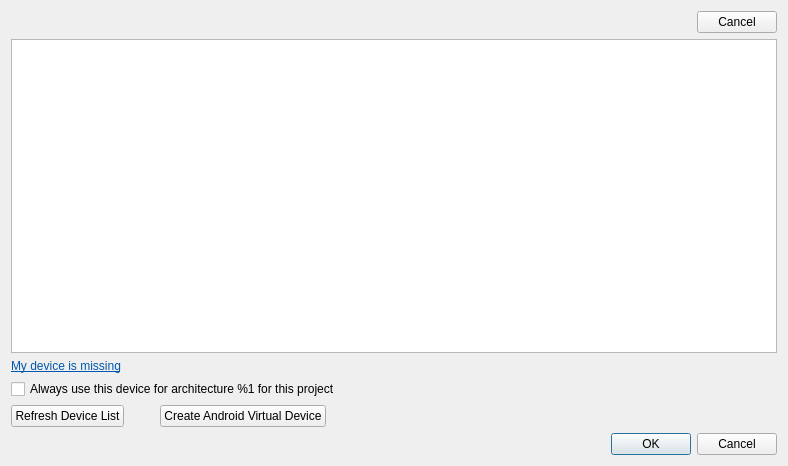
<?xml version="1.0" encoding="UTF-8"?>
<ui version="4.0">
 <class>Android::Internal::AndroidDeviceDialog</class>
 <widget class="QDialog" name="Android::Internal::AndroidDeviceDialog">
  <property name="geometry">
   <rect>
    <x>0</x>
    <y>0</y>
    <width>788</width>
    <height>466</height>
   </rect>
  </property>
  <property name="windowTitle">
   <string>Select Android Device</string>
  </property>
  <layout class="QGridLayout" name="gridLayout">
   <item row="6" column="2">
    <spacer name="horizontalSpacer">
     <property name="orientation">
      <enum>Qt::Horizontal</enum>
     </property>
     <property name="sizeHint" stdset="0">
      <size>
       <width>40</width>
       <height>20</height>
      </size>
     </property>
    </spacer>
   </item>
   <item row="2" column="0" colspan="2">
    <widget class="QCheckBox" name="defaultDeviceCheckBox">
     <property name="toolTip">
      <string>This can be later reset in deployment settings in the Projects mode.</string>
     </property>
     <property name="text">
      <string>Always use this device for architecture %1 for this project</string>
     </property>
    </widget>
   </item>
   <item row="0" column="0" colspan="4">
    <widget class="QStackedWidget" name="stackedWidget">
     <property name="currentIndex">
      <number>0</number>
     </property>
     <widget class="QWidget" name="devicesPage">
      <layout class="QGridLayout" name="gridLayout_3">
       <property name="leftMargin">
        <number>0</number>
       </property>
       <property name="topMargin">
        <number>0</number>
       </property>
       <property name="rightMargin">
        <number>0</number>
       </property>
       <property name="bottomMargin">
        <number>0</number>
       </property>
       <item row="1" column="0" colspan="2">
        <widget class="QTreeView" name="deviceView">
         <property name="minimumSize">
          <size>
           <width>600</width>
           <height>300</height>
          </size>
         </property>
        </widget>
       </item>
       <item row="2" column="0" colspan="2">
        <widget class="QLabel" name="missingLabel">
         <property name="text">
          <string>&lt;html&gt;&lt;head/&gt;&lt;body&gt;&lt;p&gt;&lt;a href=&quot;aaa&quot;&gt;&lt;span style=&quot; text-decoration: underline; color:#0057ae;&quot;&gt;My device is missing&lt;/span&gt;&lt;/a&gt;&lt;/p&gt;&lt;/body&gt;&lt;/html&gt;</string>
         </property>
         <property name="textFormat">
          <enum>Qt::RichText</enum>
         </property>
        </widget>
       </item>
       <item row="0" column="0">
        <widget class="QLabel" name="lookingForDevice">
         <property name="text">
          <string/>
         </property>
        </widget>
       </item>
       <item row="0" column="1">
        <widget class="QPushButton" name="lookingForDeviceCancel">
         <property name="sizePolicy">
          <sizepolicy hsizetype="Fixed" vsizetype="Fixed">
           <horstretch>0</horstretch>
           <verstretch>0</verstretch>
          </sizepolicy>
         </property>
         <property name="text">
          <string>Cancel</string>
         </property>
        </widget>
       </item>
      </layout>
     </widget>
     <widget class="QWidget" name="noDevicesPage">
      <layout class="QGridLayout" name="gridLayout_2">
       <property name="leftMargin">
        <number>0</number>
       </property>
       <property name="topMargin">
        <number>0</number>
       </property>
       <property name="rightMargin">
        <number>0</number>
       </property>
       <property name="bottomMargin">
        <number>0</number>
       </property>
       <item row="0" column="0">
        <widget class="QLabel" name="noDeviceFoundLabel">
         <property name="text">
          <string notr="true">&lt;html&gt;&lt;head/&gt;&lt;body&gt;&lt;p&gt;&lt;br/&gt;&lt;/p&gt;&lt;/body&gt;&lt;/html&gt;</string>
         </property>
         <property name="textFormat">
          <enum>Qt::RichText</enum>
         </property>
         <property name="alignment">
          <set>Qt::AlignLeading|Qt::AlignLeft|Qt::AlignTop</set>
         </property>
         <property name="wordWrap">
          <bool>true</bool>
         </property>
        </widget>
       </item>
      </layout>
     </widget>
    </widget>
   </item>
   <item row="8" column="0" colspan="4">
    <widget class="QDialogButtonBox" name="buttonBox">
     <property name="orientation">
      <enum>Qt::Horizontal</enum>
     </property>
     <property name="standardButtons">
      <set>QDialogButtonBox::Cancel|QDialogButtonBox::Ok</set>
     </property>
    </widget>
   </item>
   <item row="6" column="1">
    <widget class="QPushButton" name="createAVDButton">
     <property name="sizePolicy">
      <sizepolicy hsizetype="Fixed" vsizetype="Fixed">
       <horstretch>0</horstretch>
       <verstretch>0</verstretch>
      </sizepolicy>
     </property>
     <property name="text">
      <string>Create Android Virtual Device</string>
     </property>
    </widget>
   </item>
   <item row="6" column="0">
    <widget class="QPushButton" name="refreshDevicesButton">
     <property name="sizePolicy">
      <sizepolicy hsizetype="Fixed" vsizetype="Fixed">
       <horstretch>0</horstretch>
       <verstretch>0</verstretch>
      </sizepolicy>
     </property>
     <property name="text">
      <string>Refresh Device List</string>
     </property>
    </widget>
   </item>
  </layout>
 </widget>
 <tabstops>
  <tabstop>lookingForDeviceCancel</tabstop>
  <tabstop>deviceView</tabstop>
  <tabstop>defaultDeviceCheckBox</tabstop>
  <tabstop>refreshDevicesButton</tabstop>
  <tabstop>createAVDButton</tabstop>
 </tabstops>
 <resources/>
 <connections>
  <connection>
   <sender>buttonBox</sender>
   <signal>accepted()</signal>
   <receiver>Android::Internal::AndroidDeviceDialog</receiver>
   <slot>accept()</slot>
   <hints>
    <hint type="sourcelabel">
     <x>248</x>
     <y>254</y>
    </hint>
    <hint type="destinationlabel">
     <x>157</x>
     <y>274</y>
    </hint>
   </hints>
  </connection>
  <connection>
   <sender>buttonBox</sender>
   <signal>rejected()</signal>
   <receiver>Android::Internal::AndroidDeviceDialog</receiver>
   <slot>reject()</slot>
   <hints>
    <hint type="sourcelabel">
     <x>316</x>
     <y>260</y>
    </hint>
    <hint type="destinationlabel">
     <x>286</x>
     <y>274</y>
    </hint>
   </hints>
  </connection>
 </connections>
</ui>
